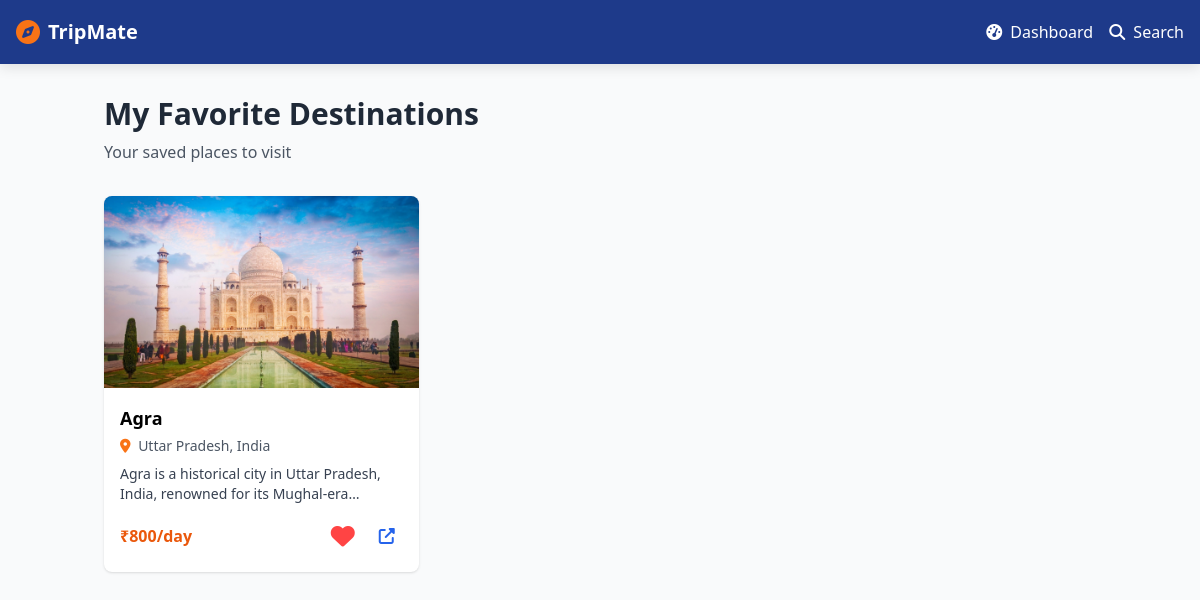
Screenshot of /user/favourites.php (signed in) with the database file from the repository.
### tables this page shows
CREATE TABLE `destinations` (
  `id` int(11) NOT NULL,
  `name` varchar(255) NOT NULL,
  `type` varchar(100) NOT NULL,
  `description` text DEFAULT NULL,
  `location` varchar(255) NOT NULL,
  `latitude` decimal(10,8) DEFAULT NULL COMMENT 'Location latitude',
  `longitude` decimal(11,8) DEFAULT NULL COMMENT 'Location longitude',
  `budget` decimal(10,2) NOT NULL,
  `best_season` varchar(100) DEFAULT NULL,
  `image_urls` longtext DEFAULT NULL CHECK (json_valid(`image_urls`)),
  `map_link` varchar(255) DEFAULT NULL,
  `attractions` text DEFAULT NULL COMMENT 'List of tourist attractions',
  `created_at` timestamp NOT NULL DEFAULT current_timestamp(),
  `updated_at` timestamp NOT NULL DEFAULT current_timestamp() ON UPDATE current_timestamp(),
  `season` varchar(50) DEFAULT NULL COMMENT 'Best season to visit',
  `people` text DEFAULT NULL COMMENT 'JSON array of recommended group sizes',
  `tips` text DEFAULT NULL COMMENT 'JSON array of travel tips',
  `cuisines` text DEFAULT NULL COMMENT 'JSON array of local cuisines',
  `cuisine_images` text DEFAULT NULL COMMENT 'JSON object of cuisine images',
  `language` text DEFAULT NULL COMMENT 'JSON array of local languages',
  `profile_pic` varchar(255) DEFAULT NULL
);

### user/favourites.php (the view, shortened to what this page needs)
<?php
require_once __DIR__ . '/../database/dbconfig.php';
$user_id = $_SESSION['user_id'];
$stmt = $conn->prepare("
    SELECT d.*
    FROM (
        SELECT DISTINCT
            CASE
                WHEN activity_type = 'favorite' THEN activity_details
                ELSE destination_id
            END as dest_id
        FROM (
            SELECT activity_type, activity_details, NULL as destination_id FROM user_history
            WHERE user_id = ? AND activity_type = 'favorite'
            UNION ALL
            SELECT 'favorite' as activity_type, NULL as activity_details, destination_id FROM favorites
            WHERE user_id = ?
        ) as combined
    ) as favs
    JOIN destinations d ON d.id = favs.dest_id
    ORDER BY d.name
");
$stmt->bind_param("ii", $user_id, $user_id);
$stmt->execute();
$result = $stmt->get_result();
$favorites = [];
while ($row = $result->fetch_assoc()) {
    if (isset($row['image_urls']) && is_string($row['image_urls'])) {
        $row['image_urls'] = json_decode($row['image_urls'], true) ?: [$row['image_urls']];
    }
    $favorites[] = $row;
}
?>
<!DOCTYPE html>
<html lang="en">
<head>
    <script src="https://cdn.tailwindcss.com"></script>
    <link rel="stylesheet" href="https://cdnjs.cloudflare.com/ajax/libs/font-awesome/6.4.0/css/all.min.css">
</head>
<body class="bg-gray-50">
    <nav class="floating-nav nav-blue-bg text-white p-4 flex justify-between items-center">
        <div class="flex items-center">
            <i class="fas fa-compass text-2xl mr-2 text-orange-500"></i>
            <h1 class="text-xl font-bold">TripMate</h1>
        </div>
        <div class="flex items-center space-x-4">
            <a href="user_dashboard.php" class="hover:text-orange-300 transition">
                <i class="fas fa-tachometer-alt mr-1"></i> Dashboard
            </a>
            <a href="../search/search.html" class="hover:text-orange-300 transition">
                <i class="fas fa-search mr-1"></i> Search
            </a>
        </div>
    </nav>
    <main class="container mx-auto px-4 py-8">
        <div class="mb-8">
            <h1 class="text-3xl font-bold text-gray-800">My Favorite Destinations</h1>
            <p class="text-gray-600 mt-2">Your saved places to visit</p>
        </div>
        <?php if (empty($favorites)): ?>
            <div class="text-center py-16 bg-white rounded-lg shadow">
                <i class="fas fa-heart text-6xl text-gray-300 mb-4"></i>
                <h2 class="text-2xl font-semibold text-gray-700 mb-2">No favorites yet</h2>
                <p class="text-gray-500 mb-6">Start exploring and save your favorite destinations!</p>
                <a href="../search/search.html" class="inline-block orange-button text-white px-6 py-3 rounded-lg font-semibold hover:bg-orange-700 transition">
                    <i class="fas fa-search mr-2"></i> Explore Destinations
                </a>
            </div>
        <?php else: ?>
            <div class="grid grid-cols-1 md:grid-cols-2 lg:grid-cols-3 xl:grid-cols-4 gap-6" id="favoritesGrid">
                <?php foreach ($favorites as $dest):
                    $image = is_array($dest['image_urls']) ? $dest['image_urls'][0] : $dest['image_urls'];
                ?>
                    <div class="destination-card bg-white rounded-lg shadow overflow-hidden" data-id="<?php echo $dest['id']; ?>">
                        <div class="h-48 bg-gray-200" style="background-image: url('<?php echo htmlspecialchars($image ?: '../image/placeholder.png'); ?>'); background-size: cover; background-position: center;"></div>
                        <div class="p-4">
                            <h3 class="font-semibold text-lg mb-1"><?php echo htmlspecialchars($dest['name']); ?></h3>
                            <p class="text-gray-600 text-sm mb-2">
                                <i class="fas fa-map-marker-alt text-orange-500 mr-1"></i>
                                <?php echo htmlspecialchars($dest['location']); ?>
                            </p>
                            <p class="text-gray-700 text-sm mb-3 line-clamp-2"><?php echo htmlspecialchars($dest['description']); ?></p>
                            <div class="flex justify-between items-center">
                                <span class="text-orange-600 font-bold">₹<?php echo number_format($dest['budget']); ?>/day</span>
                                <div class="flex space-x-2">
                                    <button class="favorite-btn" data-destination-id="<?php echo $dest['id']; ?>" title="Remove from favorites">
                                        <i class="fas fa-heart text-red-500"></i>
                                    </button>
                                    <a href="../destination/destination_details.php?id=<?php echo $dest['id']; ?>" class="text-blue-600 hover:text-blue-800 p-2">
                                        <i class="fas fa-external-link-alt"></i>
                                    </a>
                                </div>
                            </div>
                        </div>
                    </div>
                <?php endforeach; ?>
            </div>
        <?php endif; ?>
    </main>
</body>
</html>

### user/favourites.php (style rules this page uses)
.nav-blue-bg { background-color: #1e3a8a; }
.floating-nav { position: fixed; top: 0; left: 0; right: 0; z-index: 1000; box-shadow: 0 4px 12px rgba(0,0,0,0.1); }
body { padding-top: 64px; }
.favorite-btn i.fas.fa-heart { color: #ff4444; }
.destination-card { transition: transform 0.3s, box-shadow 0.3s; }
.favorite-btn { background: none; border: none; cursor: pointer; font-size: 1.5rem; padding: 0.5rem; border-radius: 50%; width: 40px; height: 40px; display: inline-flex; align-items: center; justify-content: center; transition: all 0.2s; }

### rows the page displays
destinations: name "Agra", location "Uttar Pradesh, India", description "Agra is a historical city in Uttar Pradesh, India, renowned for its…", budget "800"
